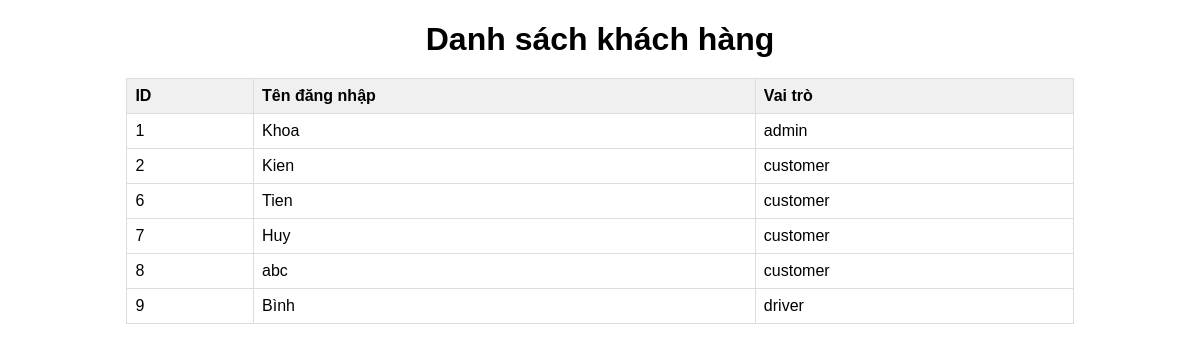
Page /admin/User/user.php on the committed database.
### tables this page shows
CREATE TABLE `users` (
  `user_id` int(11) NOT NULL,
  `username` varchar(255) NOT NULL,
  `password` varchar(255) NOT NULL,
  `role` enum('admin','customer','driver') NOT NULL DEFAULT 'customer'
);

### admin/User/user.php (the view, shortened to what this page needs)
<!DOCTYPE html>
<html>
<head>
</head>
<body>
<?php
$servername = "localhost";
$username = "root";
$password = "";
$dbname = "test";
$conn = new mysqli($servername, $username, $password, $dbname);
$sql = "SELECT * FROM users";
$result = $conn->query($sql);
if ($result->num_rows > 0) {
  echo "<h1>Danh sách khách hàng</h1>";
  echo "<table border='1'>";
  echo "<tr><th>ID</th><th>Tên đăng nhập</th><th>Vai trò</th></tr>";
  while($row = $result->fetch_assoc()) {
    echo "<tr>";
    echo "<td>" . $row["user_id"] . "</td>";
    echo "<td>" . $row["username"] . "</td>";
    echo "<td>" . $row["role"] . "</td>";
    echo "</tr>";
  }
  echo "</table>";
} else {
  echo "Không có khách hàng nào.";
}
?>
</body>
</html>

### admin/User/user.php (style rules this page uses)
body { font-family: sans-serif; }
h1 { text-align: center; margin-bottom: 20px; }
table { width: 80%; margin: 0 auto; border-collapse: collapse; }
th, td { text-align: left; padding: 8px; border: 1px solid #ddd; }
th { background-color: #f0f0f0; }

### rows in the picture
users: user_id "1", username "Khoa", role "admin"
users: user_id "2", username "Kien", role "customer"
users: user_id "6", username "Tien", role "customer"
users: user_id "7", username "Huy", role "customer"
users: user_id "8", username "abc", role "customer"
users: user_id "9", username "Bình", role "driver"
